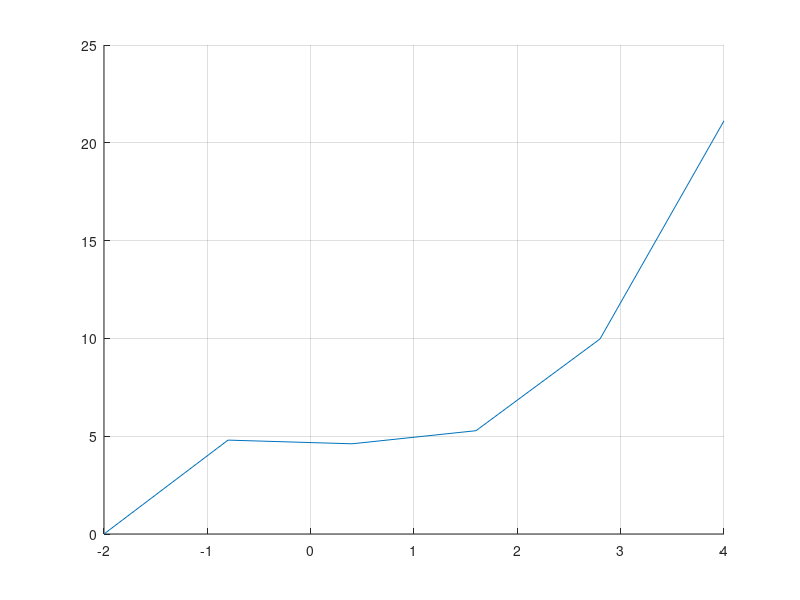

This chart was generated by the following MATLAB code:
% Skriptet bruker Eulers metode til å estimere løsningen av startverdi-
% problemet y´ = F(x,y), y(x_0) = y_0. 

% Differensiallikningen
F = @(x, y) x^2 - x * sin(y);

% Startkrav
x0 = -2;
y0 = 0;

% Maksimal x-verdi, egenvalgt
xMax = 4; 

% Antall steg i Eulers metode
N = input('Antall steg:');
h = (xMax - x0) / N;

% Initiering
x = x0;
y = y0;

% Eulers metode
for i = 1:(N+1)               % N + 1 får med siste punktet
    xVektor(i) = x;
    yVektor(i) = y;
    y = y + F(x,y) * h;     % Eulers metode
    x = x + h;
end

% Plotting
hold on
plot (xVektor, yVektor)
grid on